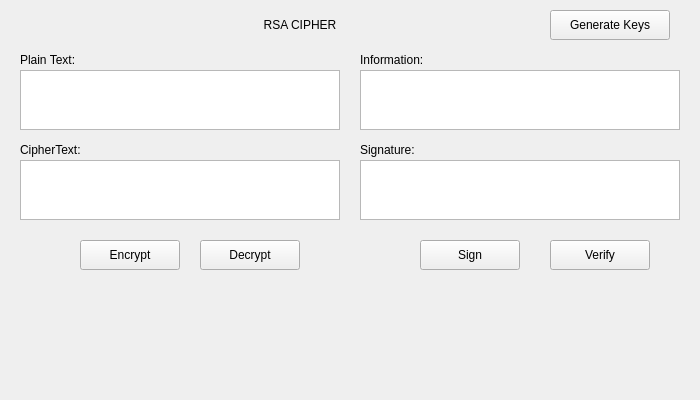
<?xml version="1.0" encoding="UTF-8"?>
<ui version="4.0">
 <class>MainWindow</class>
 <widget class="QMainWindow" name="MainWindow">
  <property name="geometry">
   <rect>
    <x>0</x>
    <y>0</y>
    <width>700</width>
    <height>400</height>
   </rect>
  </property>
  <property name="windowTitle">
   <string>RSA Cipher</string>
  </property>
  <widget class="QWidget" name="centralwidget">
   <widget class="QLabel" name="label">
    <property name="geometry">
     <rect>
      <x>200</x>
      <y>10</y>
      <width>200</width>
      <height>30</height>
     </rect>
    </property>
    <property name="text">
     <string>RSA CIPHER</string>
    </property>
    <property name="alignment">
     <set>Qt::AlignCenter</set>
    </property>
   </widget>
   <widget class="QPushButton" name="btn_gen_keys">
    <property name="geometry">
     <rect>
      <x>550</x>
      <y>10</y>
      <width>120</width>
      <height>30</height>
     </rect>
    </property>
    <property name="text">
     <string>Generate Keys</string>
    </property>
   </widget>
   <widget class="QLabel" name="label_2">
    <property name="geometry">
     <rect>
      <x>20</x>
      <y>50</y>
      <width>80</width>
      <height>20</height>
     </rect>
    </property>
    <property name="text">
     <string>Plain Text:</string>
    </property>
   </widget>
   <widget class="QTextEdit" name="txt_plain_text">
    <property name="geometry">
     <rect>
      <x>20</x>
      <y>70</y>
      <width>320</width>
      <height>60</height>
     </rect>
    </property>
   </widget>
   <widget class="QLabel" name="label_3">
    <property name="geometry">
     <rect>
      <x>360</x>
      <y>50</y>
      <width>100</width>
      <height>20</height>
     </rect>
    </property>
    <property name="text">
     <string>Information:</string>
    </property>
   </widget>
   <widget class="QTextEdit" name="txt_info">
    <property name="geometry">
     <rect>
      <x>360</x>
      <y>70</y>
      <width>320</width>
      <height>60</height>
     </rect>
    </property>
   </widget>
   <widget class="QLabel" name="label_4">
    <property name="geometry">
     <rect>
      <x>20</x>
      <y>140</y>
      <width>80</width>
      <height>20</height>
     </rect>
    </property>
    <property name="text">
     <string>CipherText:</string>
    </property>
   </widget>
   <widget class="QTextEdit" name="txt_cipher_text">
    <property name="geometry">
     <rect>
      <x>20</x>
      <y>160</y>
      <width>320</width>
      <height>60</height>
     </rect>
    </property>
   </widget>
   <widget class="QLabel" name="label_5">
    <property name="geometry">
     <rect>
      <x>360</x>
      <y>140</y>
      <width>80</width>
      <height>20</height>
     </rect>
    </property>
    <property name="text">
     <string>Signature:</string>
    </property>
   </widget>
   <widget class="QTextEdit" name="txt_sign">
    <property name="geometry">
     <rect>
      <x>360</x>
      <y>160</y>
      <width>320</width>
      <height>60</height>
     </rect>
    </property>
   </widget>
   <widget class="QPushButton" name="btn_encrypt">
    <property name="geometry">
     <rect>
      <x>80</x>
      <y>240</y>
      <width>100</width>
      <height>30</height>
     </rect>
    </property>
    <property name="text">
     <string>Encrypt</string>
    </property>
   </widget>
   <widget class="QPushButton" name="btn_decrypt">
    <property name="geometry">
     <rect>
      <x>200</x>
      <y>240</y>
      <width>100</width>
      <height>30</height>
     </rect>
    </property>
    <property name="text">
     <string>Decrypt</string>
    </property>
   </widget>
   <widget class="QPushButton" name="btn_sign">
    <property name="geometry">
     <rect>
      <x>420</x>
      <y>240</y>
      <width>100</width>
      <height>30</height>
     </rect>
    </property>
    <property name="text">
     <string>Sign</string>
    </property>
   </widget>
   <widget class="QPushButton" name="btn_verify">
    <property name="geometry">
     <rect>
      <x>550</x>
      <y>240</y>
      <width>100</width>
      <height>30</height>
     </rect>
    </property>
    <property name="text">
     <string>Verify</string>
    </property>
   </widget>
  </widget>
 </widget>
 <resources/>
 <connections/>
</ui>
